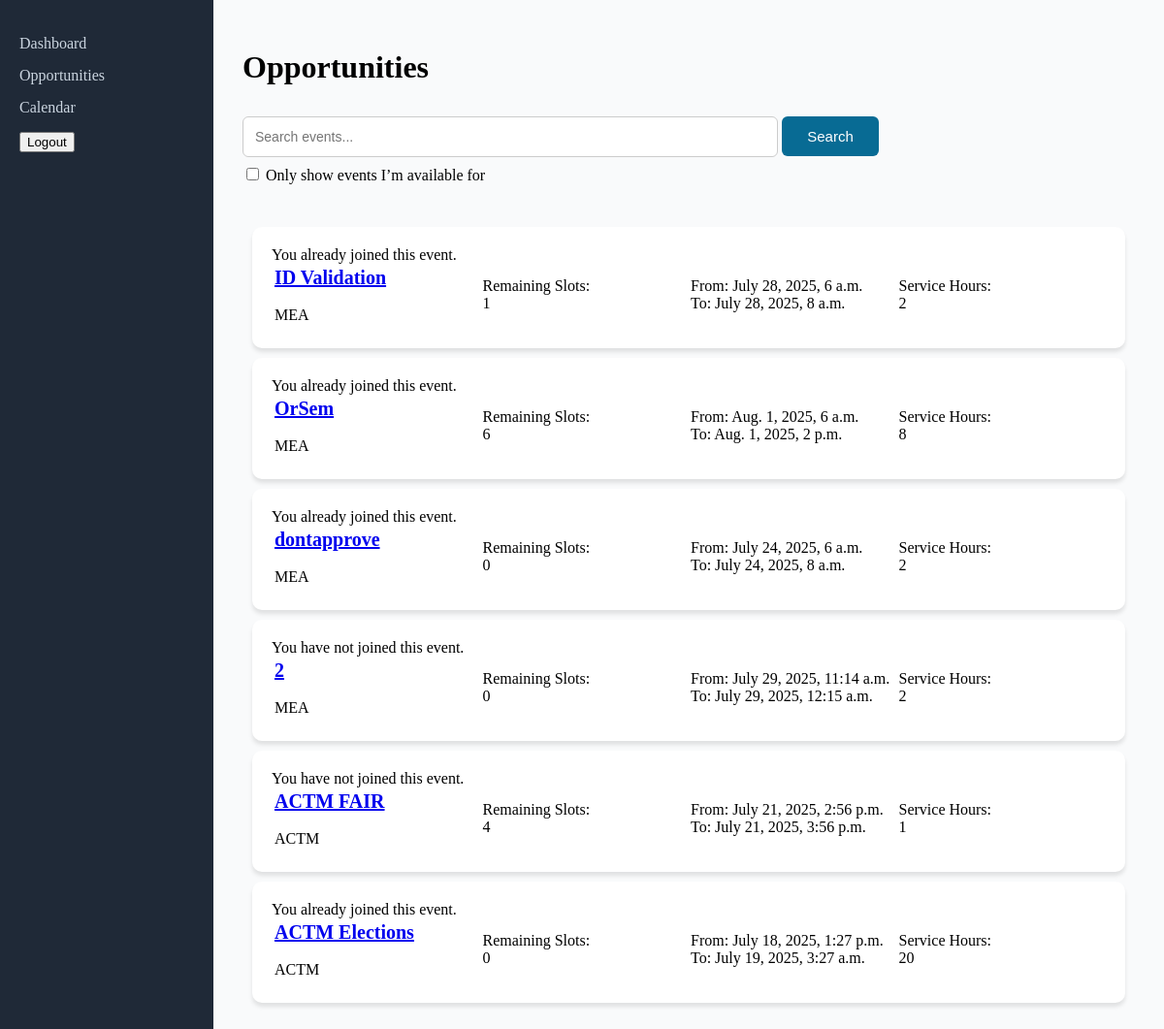
Page /student_opportunities/ (signed in) on the committed database.
### core/models.py (models this page shows, shortened)
class Event(models.Model):
    name = models.CharField(max_length=100)
    description = models.TextField()
    location = models.CharField(max_length=50)
    service_hours = models.IntegerField()
    number_of_students = models.IntegerField()
    role_descriptions = models.TextField()
    start_datetime = models.DateTimeField()
    end_datetime = models.DateTimeField()
    organizer = models.ForeignKey(
        OrgProfile, on_delete=models.CASCADE, related_name="events"
    )
    approved = models.BooleanField(default=False)
    students = models.ManyToManyField(
        StudentProfile, through="Participation", related_name="events"
    )
    def remaining_slots(self):
        assigned_count = self.participation_set.count()
        return max(0, self.number_of_students - assigned_count)
    def is_user_in_event(self, user):
        try:
            student_profile = user.studentprofile
        except StudentProfile.DoesNotExist:
            return False
        return Participation.objects.filter(
            student=student_profile, event=self
        ).exists()

class OrgProfile(models.Model):
    user = models.OneToOneField(User, on_delete=models.CASCADE)
    name = models.CharField(max_length=100)

### core/views.py (the view, shortened to what this page needs)
# urls.py: path("student_opportunities/", views.student_opportunities, name="student_opportunities"),
@login_required
def student_opportunities(request):
    user = request.user
    try:
        student_profile = user.studentprofile
    except StudentProfile.DoesNotExist:
        student_profile = None
        return redirect("login_view")
    now = timezone.now()
    search_query = request.GET.get("search", "")
    events = Event.objects.filter(start_datetime__gt=now, approved=True)
    if search_query:
        events = events.filter(name__icontains=search_query)
    user_event_status = {}
    filter_conflicts = request.GET.get("filter_conflicts") == "on"
    for event in events:
        user_event_status[event.id] = event.is_user_in_event(user)
    context = {
        "student": student_profile,
        "events": events,
        "user_event_status": user_event_status,
        "search_query": search_query,
        "filter_conflicts": filter_conflicts,
    }
    if request.method == "GET":
        template = loader.get_template("core/student_opportunities.html")
        return HttpResponse(template.render(context, request))

### core/templatetags/custom_filters.py (called while the page is built)
@register.filter
def get_item(dictionary, key):
    return dictionary.get(key)

### core/templates/core/student_opportunities.html (shortened to what this page needs)
{% load custom_filters %}
<div class="sidebar">
  <ul>
  <li><a href="/student_dashboard">Dashboard</a></li>
  <li><a href="/student_opportunities">Opportunities</a></li>
  <li><a href="/student_calendar">Calendar</a></li>
  </ul>
  <div class="bottom-section">
  <form action="{% url 'logout_view' %}" method="post">
  <button type="submit">Logout</button>
  </form>
  </div>
</div>
<div class="main-content">
<h1>Opportunities</h1>
<form method="get" action="{% url 'student_opportunities' %}">
    <input type="text" name="search" placeholder="Search events..." value="{{ request.GET.search }}">
    <button type="submit">Search</button>
    <br>
    <label>
        <input type="checkbox" name="filter_conflicts" {% if filter_conflicts %}checked{% endif %}>
        Only show events I’m available for
    </label>
</form>
<br/>
{% if events %}
    {% for event in events %}
        <div class="event_cell">
          <table class="per_event">
          <tr>
          <td>
          <a href="/student_opportunities_details/{{ event.id }}"><div id="event-name">{{ event.name }}</div></a>
          <br>
          <div id="event-organizer">{{ event.organizer.name }}</div></td>
          <td><div id="event-slots">Remaining Slots: <br>{{ event.remaining_slots }}</div></td>
          <td><div id="event-time">
            From: {{ event.start_datetime }}
            <br>
            To: {{ event.end_datetime }}
          <td>Service Hours: <br>{{ event.service_hours }}</td>
            </div>
          </td>
          </tr>
          <tr>
            {% if user_event_status|get_item:event.id %}
            <div>You already joined this event.</div>
        {% else %}
            <div>You have not joined this event.</div>
        {% endif %}</tr>
          </table>
          </div>
    {% endfor %}
{% endif %}
</div>

### core/templates/core/student_opportunities.html (style rules this page uses)
.sidebar { width: 220px; height: 100vh; background-color: #1f2937; color: #fff; padding: 20px; box-sizing: border-box; position: fixed; }
.sidebar ul { list-style-type: none; padding: 0; }
.sidebar ul li { margin: 15px 0; }
.sidebar ul li a { color: #cbd5e0; text-decoration: none; font-size: 16px; display: block; transition: 0.3s; }
.main-content { margin-left: 220px; padding: 30px; flex-grow: 1; background-color: #f9fafb; height: 100vh; box-sizing: border-box; overflow-y: scroll; }
.event_cell { background-color: white; padding: 20px; border-radius: 10px; box-shadow: 0 4px 4px rgba(0, 0, 0, 0.1); margin: 10px; }
.event_cell #event-name { font-weight: bold; font-size: 20px; }
.per_event { width: 100%; }
.per_event td { width: 200px; }
input[type="text"] { width: 60%; padding: 12px; margin: 8px 0; border: 1px solid #ccc; border-radius: 6px; font-size: 14px; }
.main-content button { width: 100px; padding: 12px; background-color: #086b94; border: none; border-radius: 6px; color: white; font-size: 15px; cursor: pointer; margin-top: 10px; }

### rows in the picture
Event: name "ID Validation", organizer.name "MEA", remaining_slots "1", start_datetime "July 28, 2025, 6 a.m.", end_datetime "July 28, 2025, 8 a.m.", service_hours "2", shows "You already joined this event."
Event: name "OrSem", organizer.name "MEA", remaining_slots "6", start_datetime "Aug. 1, 2025, 6 a.m.", end_datetime "Aug. 1, 2025, 2 p.m.", service_hours "8", shows "You already joined this event."
Event: name "dontapprove", organizer.name "MEA", remaining_slots "0", start_datetime "July 24, 2025, 6 a.m.", end_datetime "July 24, 2025, 8 a.m.", service_hours "2", shows "You already joined this event."
Event: name "2", organizer.name "MEA", remaining_slots "0", start_datetime "July 29, 2025, 11:14 a.m.", end_datetime "July 29, 2025, 12:15 a.m.", service_hours "2", shows "You have not joined this event."
Event: name "ACTM FAIR", organizer.name "ACTM", remaining_slots "4", start_datetime "July 21, 2025, 2:56 p.m.", end_datetime "July 21, 2025, 3:56 p.m.", service_hours "1", shows "You have not joined this event."
Event: name "ACTM Elections", organizer.name "ACTM", remaining_slots "0", start_datetime "July 18, 2025, 1:27 p.m.", end_datetime "July 19, 2025, 3:27 a.m.", service_hours "20", shows "You already joined this event."
